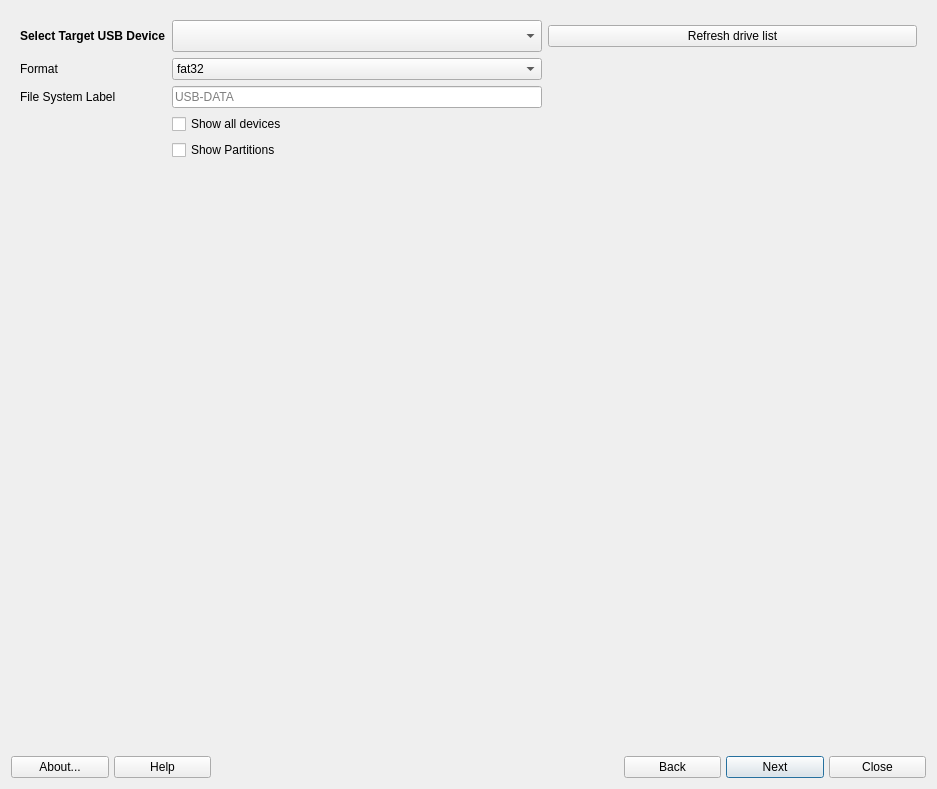
<?xml version="1.0" encoding="UTF-8"?>
<ui version="4.0">
 <class>MainWindow</class>
 <widget class="QDialog" name="MainWindow">
  <property name="geometry">
   <rect>
    <x>0</x>
    <y>0</y>
    <width>937</width>
    <height>789</height>
   </rect>
  </property>
  <property name="windowTitle">
   <string>Program_Name</string>
  </property>
  <property name="windowIcon">
   <iconset theme="formatusb">
    <normaloff>.</normaloff>.</iconset>
  </property>
  <layout class="QGridLayout" name="gridLayout_2">
   <item row="1" column="0">
    <layout class="QGridLayout" name="buttonBar" columnstretch="0,0,0,0,0,0,0,0,0,0,0">
     <property name="sizeConstraint">
      <enum>QLayout::SetDefaultConstraint</enum>
     </property>
     <property name="leftMargin">
      <number>0</number>
     </property>
     <property name="topMargin">
      <number>0</number>
     </property>
     <property name="rightMargin">
      <number>0</number>
     </property>
     <property name="bottomMargin">
      <number>0</number>
     </property>
     <property name="spacing">
      <number>5</number>
     </property>
     <item row="1" column="10">
      <widget class="QPushButton" name="buttonCancel">
       <property name="sizePolicy">
        <sizepolicy hsizetype="Minimum" vsizetype="Preferred">
         <horstretch>0</horstretch>
         <verstretch>0</verstretch>
        </sizepolicy>
       </property>
       <property name="toolTip">
        <string>Quit application</string>
       </property>
       <property name="text">
        <string>Close</string>
       </property>
       <property name="icon">
        <iconset theme="window-close">
         <normaloff>.</normaloff>.</iconset>
       </property>
       <property name="shortcut">
        <string>Alt+N</string>
       </property>
       <property name="autoDefault">
        <bool>false</bool>
       </property>
      </widget>
     </item>
     <item row="1" column="1">
      <widget class="QPushButton" name="buttonHelp">
       <property name="sizePolicy">
        <sizepolicy hsizetype="Minimum" vsizetype="Preferred">
         <horstretch>0</horstretch>
         <verstretch>0</verstretch>
        </sizepolicy>
       </property>
       <property name="toolTip">
        <string>Display help </string>
       </property>
       <property name="text">
        <string>Help</string>
       </property>
       <property name="icon">
        <iconset theme="help-contents">
         <normaloff>.</normaloff>.</iconset>
       </property>
       <property name="shortcut">
        <string>Alt+H</string>
       </property>
       <property name="autoDefault">
        <bool>false</bool>
       </property>
      </widget>
     </item>
     <item row="1" column="7">
      <widget class="QPushButton" name="buttonBack">
       <property name="sizePolicy">
        <sizepolicy hsizetype="Minimum" vsizetype="Preferred">
         <horstretch>0</horstretch>
         <verstretch>0</verstretch>
        </sizepolicy>
       </property>
       <property name="text">
        <string>Back</string>
       </property>
       <property name="icon">
        <iconset theme="go-previous">
         <normaloff>.</normaloff>.</iconset>
       </property>
       <property name="autoDefault">
        <bool>false</bool>
       </property>
      </widget>
     </item>
     <item row="1" column="2">
      <spacer name="horizontalSpacer1">
       <property name="orientation">
        <enum>Qt::Horizontal</enum>
       </property>
       <property name="sizeType">
        <enum>QSizePolicy::Minimum</enum>
       </property>
       <property name="sizeHint" stdset="0">
        <size>
         <width>100</width>
         <height>20</height>
        </size>
       </property>
      </spacer>
     </item>
     <item row="1" column="3" alignment="Qt::AlignHCenter">
      <widget class="QLabel" name="labelLogo">
       <property name="maximumSize">
        <size>
         <width>32</width>
         <height>32</height>
        </size>
       </property>
       <property name="midLineWidth">
        <number>0</number>
       </property>
       <property name="text">
        <string/>
       </property>
       <property name="pixmap">
        <pixmap resource="images.qrc">:/icons/images/logo.png</pixmap>
       </property>
       <property name="scaledContents">
        <bool>true</bool>
       </property>
      </widget>
     </item>
     <item row="1" column="8">
      <widget class="QPushButton" name="buttonNext">
       <property name="sizePolicy">
        <sizepolicy hsizetype="Minimum" vsizetype="Preferred">
         <horstretch>0</horstretch>
         <verstretch>0</verstretch>
        </sizepolicy>
       </property>
       <property name="text">
        <string>Next</string>
       </property>
       <property name="icon">
        <iconset theme="go-next">
         <normaloff>.</normaloff>.</iconset>
       </property>
       <property name="shortcut">
        <string/>
       </property>
       <property name="autoDefault">
        <bool>true</bool>
       </property>
       <property name="default">
        <bool>true</bool>
       </property>
      </widget>
     </item>
     <item row="1" column="0">
      <widget class="QPushButton" name="buttonAbout">
       <property name="sizePolicy">
        <sizepolicy hsizetype="Minimum" vsizetype="Preferred">
         <horstretch>0</horstretch>
         <verstretch>0</verstretch>
        </sizepolicy>
       </property>
       <property name="toolTip">
        <string>About this application</string>
       </property>
       <property name="text">
        <string>About...</string>
       </property>
       <property name="icon">
        <iconset theme="help-about">
         <normaloff>.</normaloff>.</iconset>
       </property>
       <property name="shortcut">
        <string>Alt+B</string>
       </property>
       <property name="autoDefault">
        <bool>false</bool>
       </property>
      </widget>
     </item>
     <item row="1" column="4" colspan="2">
      <spacer name="horizontalSpacer2">
       <property name="orientation">
        <enum>Qt::Horizontal</enum>
       </property>
       <property name="sizeType">
        <enum>QSizePolicy::Minimum</enum>
       </property>
       <property name="sizeHint" stdset="0">
        <size>
         <width>100</width>
         <height>20</height>
        </size>
       </property>
      </spacer>
     </item>
    </layout>
   </item>
   <item row="0" column="0">
    <widget class="QStackedWidget" name="stackedWidget">
     <property name="minimumSize">
      <size>
       <width>0</width>
       <height>0</height>
      </size>
     </property>
     <property name="currentIndex">
      <number>0</number>
     </property>
     <widget class="QWidget" name="selectionPage">
      <layout class="QGridLayout" name="gridLayout">
       <item row="3" column="1">
        <widget class="QLineEdit" name="lineEditFSlabel">
         <property name="placeholderText">
          <string>USB-DATA</string>
         </property>
        </widget>
       </item>
       <item row="0" column="0">
        <widget class="QLabel" name="label_2">
         <property name="text">
          <string>&lt;html&gt;&lt;head/&gt;&lt;body&gt;&lt;p&gt;&lt;span style=&quot; font-weight:600;&quot;&gt;Select Target USB Device&lt;/span&gt;&lt;/p&gt;&lt;/body&gt;&lt;/html&gt;</string>
         </property>
         <property name="textFormat">
          <enum>Qt::RichText</enum>
         </property>
        </widget>
       </item>
       <item row="2" column="2">
        <spacer name="horizontalSpacer">
         <property name="orientation">
          <enum>Qt::Horizontal</enum>
         </property>
         <property name="sizeHint" stdset="0">
          <size>
           <width>40</width>
           <height>20</height>
          </size>
         </property>
        </spacer>
       </item>
       <item row="2" column="0">
        <widget class="QLabel" name="label">
         <property name="text">
          <string>Format</string>
         </property>
        </widget>
       </item>
       <item row="0" column="2">
        <widget class="QPushButton" name="buttonRefresh">
         <property name="text">
          <string>Refresh drive list</string>
         </property>
         <property name="icon">
          <iconset theme="view-refresh">
           <normaloff>.</normaloff>.</iconset>
         </property>
         <property name="autoDefault">
          <bool>false</bool>
         </property>
        </widget>
       </item>
       <item row="3" column="0">
        <widget class="QLabel" name="label_3">
         <property name="text">
          <string>File System Label</string>
         </property>
        </widget>
       </item>
       <item row="0" column="1">
        <widget class="QComboBox" name="combo_Usb">
         <property name="sizePolicy">
          <sizepolicy hsizetype="Expanding" vsizetype="Fixed">
           <horstretch>0</horstretch>
           <verstretch>0</verstretch>
          </sizepolicy>
         </property>
         <property name="minimumSize">
          <size>
           <width>0</width>
           <height>32</height>
          </size>
         </property>
         <property name="sizeIncrement">
          <size>
           <width>6</width>
           <height>6</height>
          </size>
         </property>
        </widget>
       </item>
       <item row="2" column="1">
        <widget class="QComboBox" name="comboBoxDataFormat">
         <item>
          <property name="text">
           <string>fat32</string>
          </property>
         </item>
         <item>
          <property name="text">
           <string>ext4</string>
          </property>
         </item>
         <item>
          <property name="text">
           <string>exfat</string>
          </property>
         </item>
         <item>
          <property name="text">
           <string>ntfs</string>
          </property>
         </item>
        </widget>
       </item>
       <item row="8" column="0">
        <spacer name="verticalSpacer_2">
         <property name="orientation">
          <enum>Qt::Vertical</enum>
         </property>
         <property name="sizeHint" stdset="0">
          <size>
           <width>20</width>
           <height>40</height>
          </size>
         </property>
        </spacer>
       </item>
       <item row="4" column="1">
        <widget class="QCheckBox" name="checkBoxShowAll">
         <property name="text">
          <string>Show all devices</string>
         </property>
        </widget>
       </item>
       <item row="5" column="1">
        <widget class="QCheckBox" name="checkBoxshowpartitions">
         <property name="text">
          <string>Show Partitions</string>
         </property>
        </widget>
       </item>
      </layout>
     </widget>
     <widget class="QWidget" name="outputPage">
      <layout class="QGridLayout" name="gridLayout_3">
       <item row="2" column="0" colspan="2">
        <widget class="QProgressBar" name="progressBar">
         <property name="value">
          <number>0</number>
         </property>
         <property name="textVisible">
          <bool>true</bool>
         </property>
        </widget>
       </item>
       <item row="0" column="0" colspan="2">
        <widget class="QPlainTextEdit" name="outputBox"/>
       </item>
      </layout>
     </widget>
    </widget>
   </item>
  </layout>
 </widget>
 <tabstops>
  <tabstop>combo_Usb</tabstop>
  <tabstop>buttonAbout</tabstop>
  <tabstop>buttonHelp</tabstop>
  <tabstop>buttonBack</tabstop>
  <tabstop>buttonNext</tabstop>
  <tabstop>buttonCancel</tabstop>
  <tabstop>outputBox</tabstop>
 </tabstops>
 <resources>
  <include location="images.qrc"/>
 </resources>
 <connections>
  <connection>
   <sender>buttonCancel</sender>
   <signal>pressed()</signal>
   <receiver>MainWindow</receiver>
   <slot>close()</slot>
   <hints>
    <hint type="sourcelabel">
     <x>723</x>
     <y>519</y>
    </hint>
    <hint type="destinationlabel">
     <x>388</x>
     <y>272</y>
    </hint>
   </hints>
  </connection>
 </connections>
</ui>
